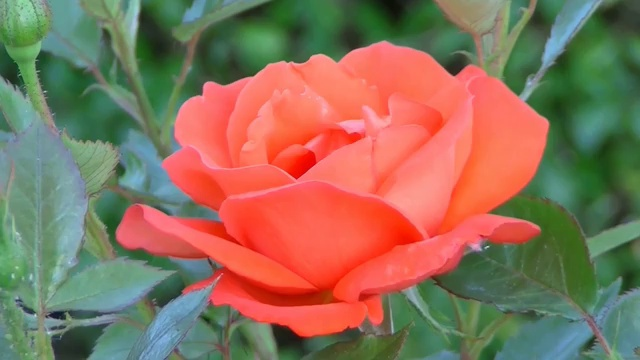
#> input picture frame_as_6.jpg, 640 x 360 px
$ python frame_at_6red.py
#> lines starting #> are read from the running program, lines starting #| are printed output that depends on the picture
import cv2
import numpy as np
img = cv2.imread('frame_as_6.jpg')
#> img is the input picture: shape (360, 640, 3); mean B, G, R 90.2, 112.6, 141
img[:,:,0]= np.zeros([img.shape[0],img.shape[1]])
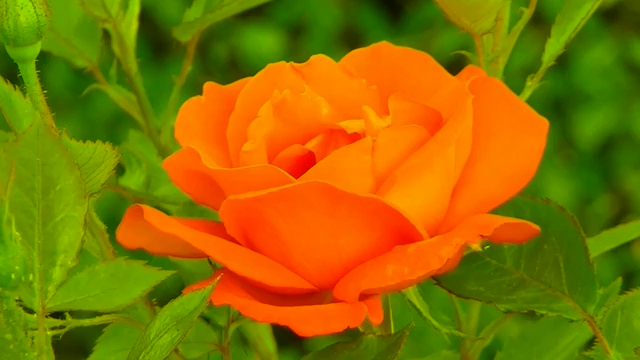
#> img: shape (360, 640, 3); mean B, G, R 0, 112.6, 141
img[:,:,1]= np.zeros([img.shape[0],img.shape[1]])
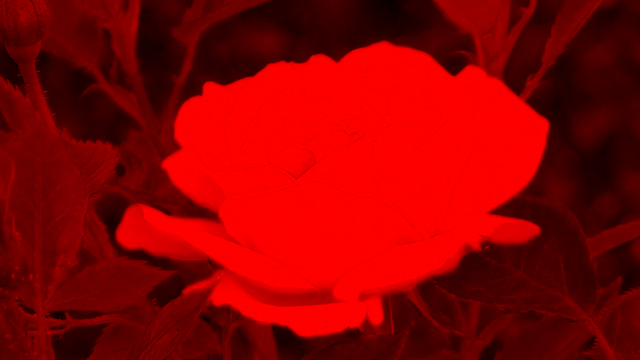
#> img: shape (360, 640, 3); mean B, G, R 0, 0, 141
cv2.imshow('frame',img)
cv2.imwrite('frame_at_6red.jpg',img)

$ run again, with cat.jpg copied over frame_as_6.jpg
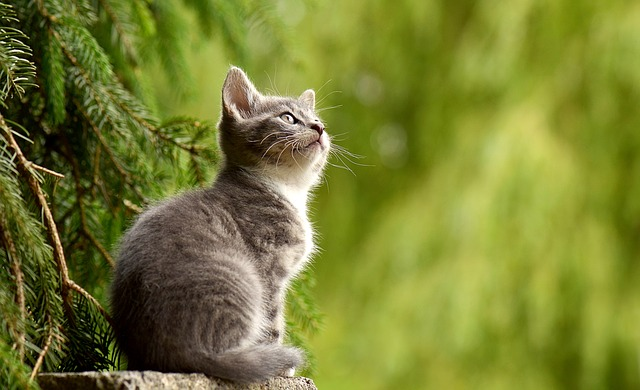
#> input picture cat.jpg, 640 x 390 px
#> img is the input picture: shape (390, 640, 3); mean B, G, R 50.1, 126.1, 119.4
#> `img[:,:,0]= np.zeros([img.shape[0],img.shape[1]])`:
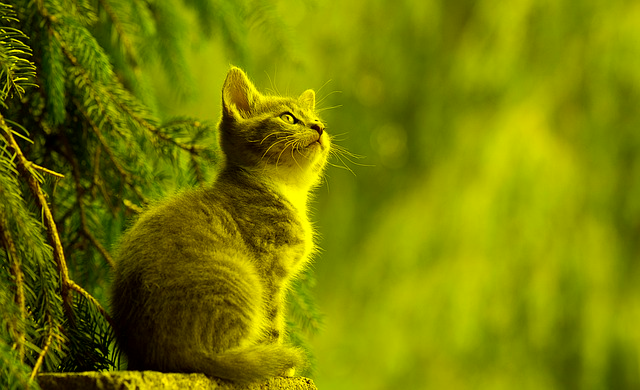
#> img: shape (390, 640, 3); mean B, G, R 0, 126.1, 119.4
#> `img[:,:,1]= np.zeros([img.shape[0],img.shape[1]])`:
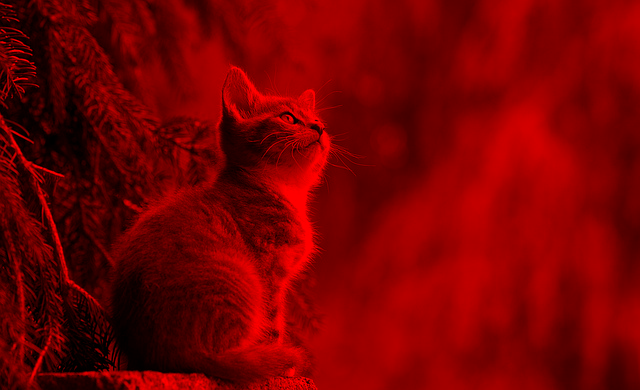
#> img: shape (390, 640, 3); mean B, G, R 0, 0, 119.4
